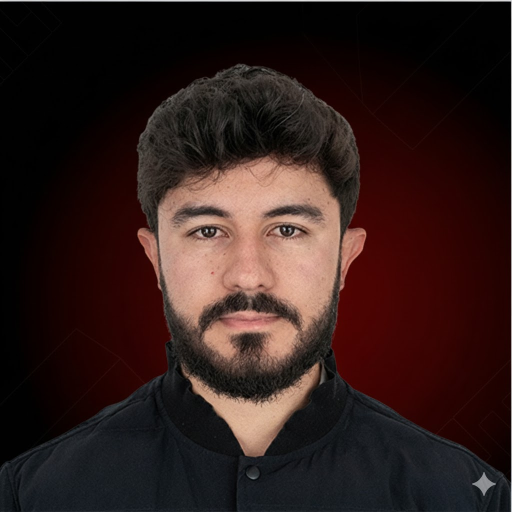
#> input picture foto corporativa.jpg, 1024 x 1024 px (shown at 1/2 size)
$ python analyze_png.py '../../../../foto corporativa.jpg'
#> lines starting #> are read from the running program, lines starting #| are printed output that depends on the picture; after the words box and inside, x2 and y2 are one past the last pixel; in counts of white or black regions, pixels touching at a corner belong together
#!/usr/bin/env python3
"""
Analyze PNG image quality for vectorization readiness
"""

import sys
from PIL import Image
import numpy as np
from pathlib import Path

def analyze_png(png_path):
    """Analyze PNG and return metrics"""
#> called with png_path = '../../../../foto corporativa.jpg'

    if not Path(png_path).exists():
        print(f"❌ Error: File not found: {png_path}")
        sys.exit(1)

    # Load image
    img = Image.open(png_path)
#> img is the input picture: PIL image 1024x1024 RGB; mean R, G, B 48.1, 29.3, 26.7
    pixels = np.array(img)

    # Basic info
    print("=== 📊 PNG Analysis ===")
    print(f"File: {Path(png_path).name}")
    print(f"Dimensions: {img.size[0]}×{img.size[1]}")
#| Dimensions: 1024×1024
    print(f"Mode: {img.mode}")
#| Mode: RGB

    # Color analysis
    if img.mode == 'RGBA':
        # Flatten RGB channels for color counting
        rgb_pixels = pixels[:,:,:3].reshape(-1, 3)
        unique_colors = np.unique(rgb_pixels, axis=0)
        print(f"Unique RGB colors: {len(unique_colors)}")

        # Check alpha channel
        alpha = pixels[:,:,3]
        has_transparency = np.any(alpha < 255)
        print(f"Has transparency: {has_transparency}")
    else:
        unique_colors = np.unique(pixels.reshape(-1, pixels.shape[2]), axis=0)
        print(f"Unique colors: {len(unique_colors)}")
#| Unique colors: 28641

    # Contrast analysis
    if img.mode in ['RGB', 'RGBA']:
        rgb = pixels[:,:,:3] if img.mode == 'RGBA' else pixels
        contrast = rgb.std()
#> contrast = 51.13
        print(f"Contrast (std dev): {contrast:.2f}")
#| Contrast (std dev): 51.13

    # Detect primary colors
    print("\n=== 🎨 Color Detection ===")

    # Convert to RGB for analysis
    if img.mode == 'RGBA':
        rgb_img = img.convert('RGB')
    else:
        rgb_img = img

    rgb_array = np.array(rgb_img)

    # Check for expected colors
    colors_to_find = {
        'Black (#000000)': (0, 0, 0),
        'Red (#ED2024)': (237, 32, 36),
        'Cyan (#00D4FF)': (0, 212, 255)
    }

    for color_name, rgb_value in colors_to_find.items():
        # Allow some tolerance (±5)
        tolerance = 10
        mask = np.all(np.abs(rgb_array - rgb_value) < tolerance, axis=2)
        pixel_count = np.sum(mask)
        percentage = (pixel_count / (rgb_array.shape[0] * rgb_array.shape[1])) * 100

        if pixel_count > 0:
            print(f"✅ {color_name}: {pixel_count} pixels ({percentage:.2f}%)")
        else:
            print(f"❌ {color_name}: Not found")
#> this loop made 3 passes
#> (pixel_count, percentage) on passes 1 to 3: (238692, 22.76), (0, 0), (0, 0)
#| ✅ Black (#000000): 238692 pixels (22.76%)
#> pass 1, in analyze_png, `mask = np.all(np.abs(rgb_array - rgb_value) < tolerance, axis=2)`:
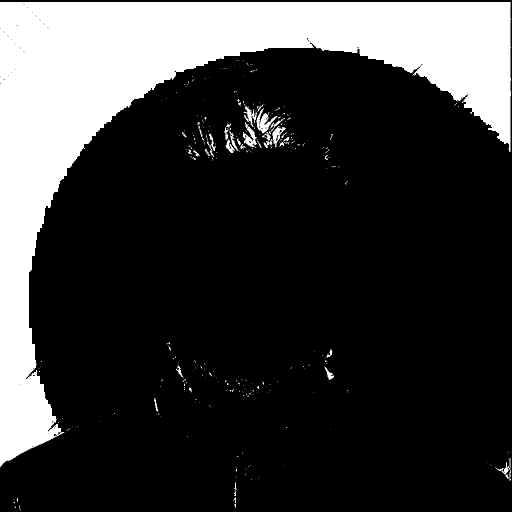
#> mask: shape (1024, 1024) bool (shown at 1/2 size); 22.8% white; 342 white regions (303 under 20 px), largest, box (x1, y1, x2, y2) and area: (0, 4, 1022, 935) 232750, (513, 216, 555, 267) 795, (486, 244, 514, 296) 610

    # Quality assessment
    print("\n=== ✅ Vectorization Readiness ===")

    checks = []

    # Check 1: Correct dimensions
    if img.size == (512, 512):
        print("✅ Dimensions: 512×512 (perfect)")
        checks.append(True)
    else:
        print(f"⚠️  Dimensions: {img.size} (expected 512×512)")
#| ⚠️  Dimensions: (1024, 1024) (expected 512×512)
        checks.append(False)

    # Check 2: Limited colors
    if len(unique_colors) <= 15:
        print(f"✅ Color count: {len(unique_colors)} (good for vectorization)")
        checks.append(True)
    else:
        print(f"⚠️  Color count: {len(unique_colors)} (may have gradients)")
#| ⚠️  Color count: 28641 (may have gradients)
        checks.append(False)

    # Check 3: High contrast
    if img.mode in ['RGB', 'RGBA']:
        if contrast > 70:
            print(f"✅ Contrast: {contrast:.2f} (high)")
            checks.append(True)
        else:
            print(f"⚠️  Contrast: {contrast:.2f} (low)")
#| ⚠️  Contrast: 51.13 (low)
            checks.append(False)

    # Overall assessment
    print("\n" + "="*40)
    if all(checks):
        print("🎯 VERDICT: EXCELLENT - Ready for vectorization")
        return 0
    elif sum(checks) >= len(checks) * 0.6:
        print("⚠️  VERDICT: ACCEPTABLE - May need adjustments")
        return 0
    else:
        print("❌ VERDICT: POOR - Not optimal for vectorization")
        return 1

if __name__ == "__main__":
    if len(sys.argv) != 2:
        print("Usage: python analyze_png.py <path_to_png>")
        sys.exit(1)

    png_path = sys.argv[1]
#> (the run stopped early here; a loop or call above may not have finished)
